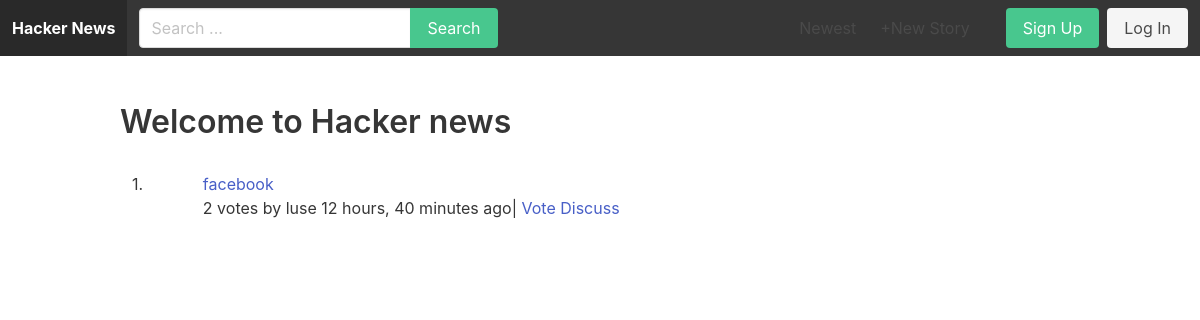
The page / on the database its author committed.
### story/models.py (models this page shows, shortened)
class Story(models.Model):
    title = models.CharField(max_length=255)
    url= models.URLField()
    number_of_votes= models.IntegerField(default=1)
    created_by = models.ForeignKey(User, related_name='stories', on_delete=models.CASCADE)
    created_at = models.DateTimeField(auto_now_add=True)
    class Meta:
        ordering = ['-created_at']

### story/views.py (the view)
# urls.py: path('', frontpage, name='frontpage'),
def frontpage(request):
    date_from = datetime.datetime.now() - datetime.timedelta(days=1)
    stories = Story.objects.filter(created_at__gte=date_from).order_by('-number_of_votes')[0:30]
    return render(request, 'frontpage.html', {'stories':stories})

### story/templates/frontpage.html
{% extends 'base.html' %}
{% block content %}
    <div class="container">
        <div class="columns">
            <div class="column is-12">
                <h1 class="title">Welcome to Hacker news</h1>
            </div>
        </div>
        {% include 'stories.html' %}
    </div>
{% endblock %}

### story/templates/stories.html
<div class="columns">
    <div class="column is-12">
        <table class="table is-striped is-fullwidth">
            <tbody>
                {% for story in stories %}
                    <tr>
                        <td>{{ forloop.counter }}.</td>
                        <td>
                            <a href="{{ story.url }}" target="_blank">{{ story.title }}</a>
                            <p>{{ story.number_of_votes}} votes by {{ story.created_by.username }} {{ story.created_at|timesince }} ago|
                                {% if not story.created_by == request.user %}<a href="{% url 'vote' story.id %}">Vote</a>{% endif %}
                                <a href="{% url 'story' story.id %}">Discuss</a>
                            </p>
                        </td>
                    </tr>
                {% endfor %}
            </tbody>
        </table>
    </div>
</div>

### rows shown on the page
Story: title "facebook", number_of_votes "2", created_by.username "luse", created_at "12 hours, 40 minutes", shows "Vote"
